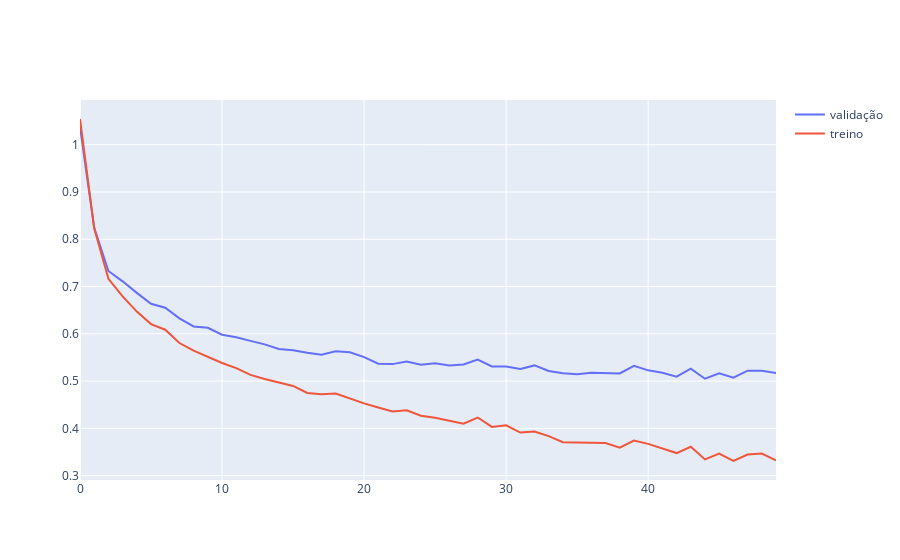

The notebook cell saved with this chart:
### Code cell
encoder = ChangEncoder().to(device)
classif = ChangClassifier().to(device)

# torch.manual_seed(42)

loss_fn = nn.CrossEntropyLoss()

optimizer = optim.Adam(list(encoder.parameters()) + list(classif.parameters()), lr=0.001)
# optimizer = torch.optim.SGD(model.parameters(), lr=1e-3)

n_epochs = 20   # number of epochs to run
batch_size = 125  # size of each batch
batch_start = torch.arange(0, len(X_train), batch_size)

trainLoss = []
trainAcc = []
valLoss = []
valAcc = []

# training loop
for epoch in range(n_epochs):
    encoder.train()
    classif.train()
    with tqdm(batch_start, unit="batch", mininterval=0, disable=False) as bar:
        bar.set_description(f"Epoch {epoch}")
        for start in bar:
            # take a batch
            X_batch = X_train[start:start+batch_size,:,:]
            y_batch = y_train[start:start+batch_size,:]
            # forward pass
            y_pred = classif(encoder(X_batch))
            loss = loss_fn(y_pred, y_batch)
            # backward pass
            optimizer.zero_grad()
            loss.backward()
            # update weights
            optimizer.step()
            # print progress
            bar.set_postfix(loss=float(loss))
    # evaluate accuracy at end of each epoch
    encoder.eval()
    classif.eval()
    y_pred = classif(encoder(X_val))
    valLoss.append(float(loss_fn(y_pred, y_val)))
    labels = torch.nonzero(y_val)[:,1]
    labels_pred = torch.argmax(y_pred, dim=1)
    valAcc.append(multiclass_f1_score(labels_pred, labels, num_classes=8))
    y_pred = classif(encoder(X_train))
    trainLoss.append(float(loss_fn(y_pred, y_train)))
    labels = torch.nonzero(y_train)[:,1]
    labels_pred = torch.argmax(y_pred, dim=1)
    valAcc.append(multiclass_f1_score(labels_pred, labels, num_classes=8))

fig = go.Figure()

fig.add_trace(go.Scatter(y=valLoss, mode="lines", showlegend=True, name='validação'))
fig.add_trace(go.Scatter(y=trainLoss, mode="lines", showlegend=True, name='treino'))

fig.show()

### Figure 1 — Plotly figure (JSON) as saved in the notebook; plotly's stock layout.template omitted (floating-point values rounded to 4 significant figures)
{"data": [{"mode": "lines", "name": "validação", "showlegend": true, "type": "scatter", "y": [1.038, 0.8242, 0.7329, 0.711, 0.6865, 0.6635, 0.6551, 0.6326, 0.6155, 0.6128, 0.598, 0.5927, 0.585, 0.5777, 0.5678, 0.5654, 0.5599, 0.5556, 0.563, 0.5608, 0.5507, 0.5368, 0.5359, 0.5415, 0.5348, 0.5379, 0.5332, 0.5351, 0.5455, 0.531, 0.5307, 0.5255, 0.5331, 0.5215, 0.5164, 0.5147, 0.5177, 0.5165, 0.5161, 0.5323, 0.5227, 0.5178, 0.5095, 0.5264, 0.505, 0.5166, 0.5072, 0.5221, 0.5219, 0.5172]}, {"mode": "lines", "name": "treino", "showlegend": true, "type": "scatter", "y": [1.054, 0.823, 0.7164, 0.6791, 0.647, 0.6206, 0.6086, 0.5805, 0.5646, 0.5517, 0.5383, 0.5275, 0.5132, 0.5043, 0.4973, 0.4898, 0.4748, 0.4722, 0.4737, 0.4627, 0.4529, 0.4442, 0.4358, 0.4384, 0.4269, 0.4227, 0.4165, 0.4099, 0.423, 0.4032, 0.4064, 0.3912, 0.3934, 0.3837, 0.3706, 0.3701, 0.3695, 0.3691, 0.3592, 0.3741, 0.3672, 0.358, 0.3478, 0.3612, 0.3344, 0.3465, 0.331, 0.3448, 0.3466, 0.3325]}], "layout": {}}
